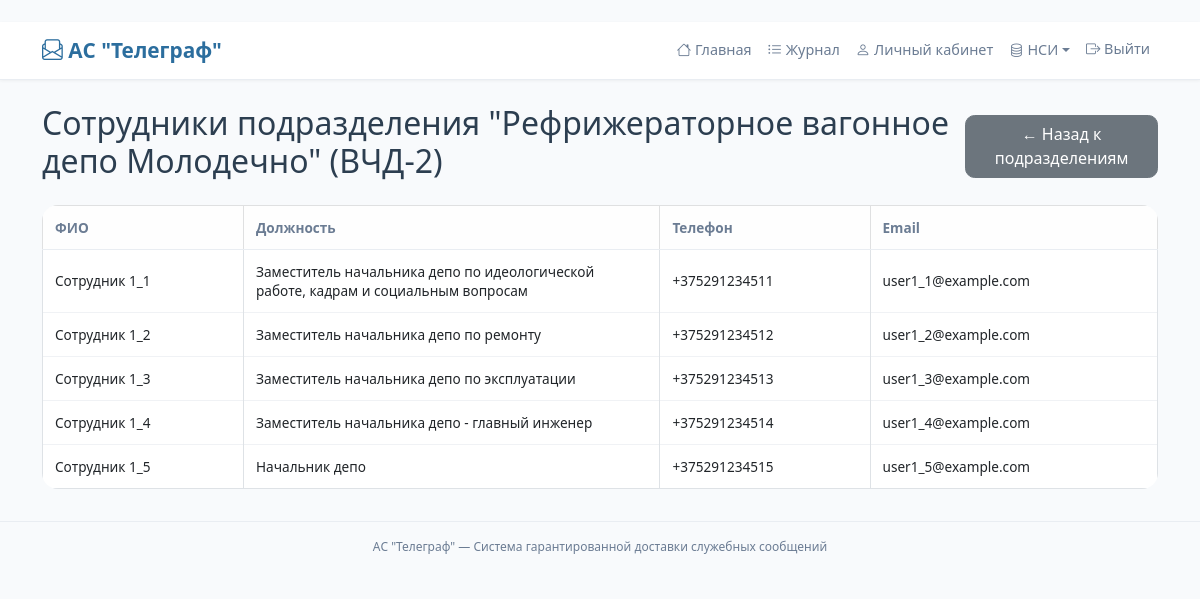
Page /departments/16/users/ (signed in) on the committed database.
### core/models.py (models this page shows, shortened)
class Department(models.Model):
    code = models.CharField(max_length=20, unique=True, verbose_name='Код подразделения')
    name = models.CharField(max_length=255, verbose_name='Наименование')
    class Meta:
        verbose_name = 'Подразделение'
        verbose_name_plural = 'Подразделения'

class User(AbstractUser):
    role = models.CharField(max_length=10, choices=Role.choices, default=Role.USER, verbose_name='Роль')
    full_name = models.CharField(max_length=255, verbose_name='Полное имя')
    phone = models.CharField(max_length=20, blank=True, null=True, verbose_name='Телефон')
    email = models.EmailField(blank=True, null=True, verbose_name='Email')
    department = models.ForeignKey(Department, on_delete=models.SET_NULL, null=True, blank=True, verbose_name='Подразделение')
    position = models.ForeignKey(Position, on_delete=models.SET_NULL, null=True, blank=True, verbose_name='Должность')

class Position(models.Model):
    name = models.CharField(max_length=255, verbose_name='Название должности')
    department = models.ForeignKey(Department, on_delete=models.CASCADE, verbose_name='Подразделение')
    class Meta:
        verbose_name = 'Должность'
        verbose_name_plural = 'Должности'

### core/views.py (the view)
# urls.py: path('departments/<int:department_id>/users/', views.department_users, name='department_users'),
@login_required
def department_users(request, department_id):
    department = get_object_or_404(Department, id=department_id)
    users = User.objects.filter(department=department, role='USER')
    return render(request, 'core/department_users.html', {
        'department': department,
        'users': users,
    })

### core/templates/core/department_users.html (shortened to what this page needs)
﻿{% extends 'base.html' %}
{% block content %}
<div class="d-flex justify-content-between align-items-center mb-3">
    <h2>Сотрудники подразделения "{{ department.name }}" ({{ department.code }})</h2>
    <a href="{% url 'department_list' %}" class="btn btn-secondary">← Назад к подразделениям</a>
</div>
<div class="table-responsive">
    <table class="table table-bordered table-hover">
        <thead class="table-light">
            <tr>
                <th>ФИО</th>
                <th>Должность</th>
                <th>Телефон</th>
                <th>Email</th>
            </tr>
        </thead>
        <tbody>
            {% for user in users %}
            <tr>
                <td>{{ user.full_name|default:user.username }}</td>
                <td>{{ user.position.name|default:"—" }}</td>
                <td>{{ user.phone|default:"—" }}</td>
                <td>{{ user.email|default:"—" }}</td>
            </tr>
            {% empty %}
            <tr><td colspan="5">Нет сотрудников в этом подразделении.</td></tr>
            {% endfor %}
        </tbody>
    </table>
</div>
{% endblock %}

### core/templates/base.html (style rules this page uses)
:root { --primary: #2c6e9e; --primary-light: #e1edf7; --primary-dark: #1a5270; --bg-light: #f8fafc; --card-white: #ffffff; --border-light: #e9edf2; --text-dark: #2c3e50; --text-muted: #6b7c93; --hover-gray: #f1f5f9; }
body { background-color: var(--bg-light); font-family: 'Segoe UI', 'Roboto', system-ui, sans-serif; color: var(--text-dark); font-size: 0.9rem; }
.table { font-size: 0.85rem; margin-bottom: 0; }
.table th { font-weight: 600; color: var(--text-muted); border-bottom: 1px solid var(--border-light); background-color: #fefefe; padding: 0.75rem 0.75rem; white-space: nowrap; }
.table td { padding: 0.75rem 0.75rem; vertical-align: middle; border-top: 1px solid #f0f2f5; word-break: break-word; }
.table td { max-width: 250px; }
.table-responsive { overflow-x: auto; border-radius: 1rem; }
.btn { border-radius: 0.6rem; font-weight: 500; padding: 0.4rem 1.2rem; }

### rows in the picture
Department: name "Рефрижераторное вагонное депо Молодечно", code "ВЧД-2"
User: full_name "Сотрудник 1_1", position.name "Заместитель начальника депо по идеологической работе, кадрам и социальным вопросам", phone "+375291234511", email "user1_1@example.com"
User: full_name "Сотрудник 1_2", position.name "Заместитель начальника депо по ремонту", phone "+375291234512", email "user1_2@example.com"
User: full_name "Сотрудник 1_3", position.name "Заместитель начальника депо по эксплуатации", phone "+375291234513", email "user1_3@example.com"
User: full_name "Сотрудник 1_4", position.name "Заместитель начальника депо - главный инженер", phone "+375291234514", email "user1_4@example.com"
User: full_name "Сотрудник 1_5", position.name "Начальник депо", phone "+375291234515", email "user1_5@example.com"
